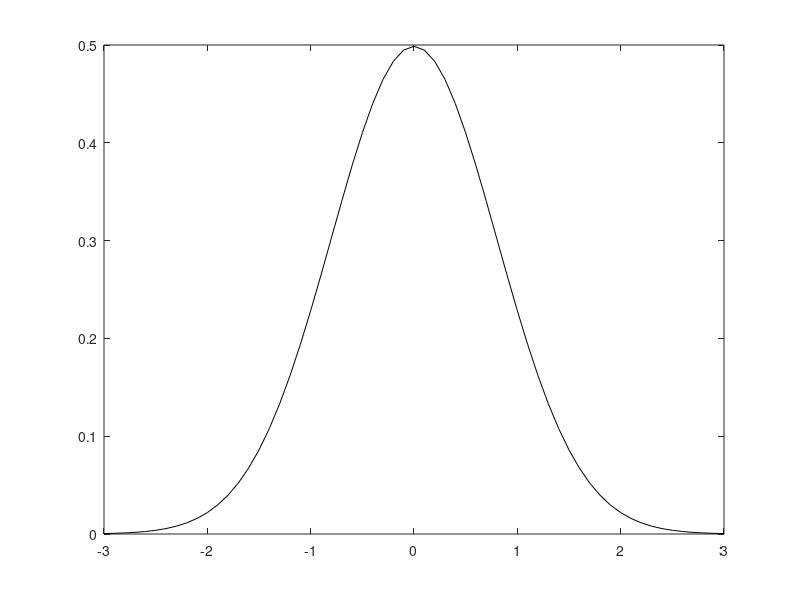

This chart was generated by the following MATLAB code: (Note: this script raises an error after producing the figure.)
clc,clear,close all;
rng("default")
N=200;
mu=0;   sd=0.8;%正态分布函数
x=normrnd(mu,sd,[N 1]);
x_values=-3:0.1:3;
px=pdf('Normal',x_values,mu,sd);%计算概率密度函数
plot(x_values,px,'Color','k');
[hist1,edge1]=histcounts(x,10,'Normalization','pdf')%设定10个区间进行估计，大间隔
[hist2,edge2]=histcounts(x,30,'Normalization','pdf')%设定30个区间进行估计，大间隔
hold on
histogram('BinEdges',edge1,'BinCounts',hist1,'FaceColor','w');
hold off
figure,plot(x_values,px,'Color','k','LineWidth',2);
hold on
histogram(x,30,'Normalization','pdf');
hold off
